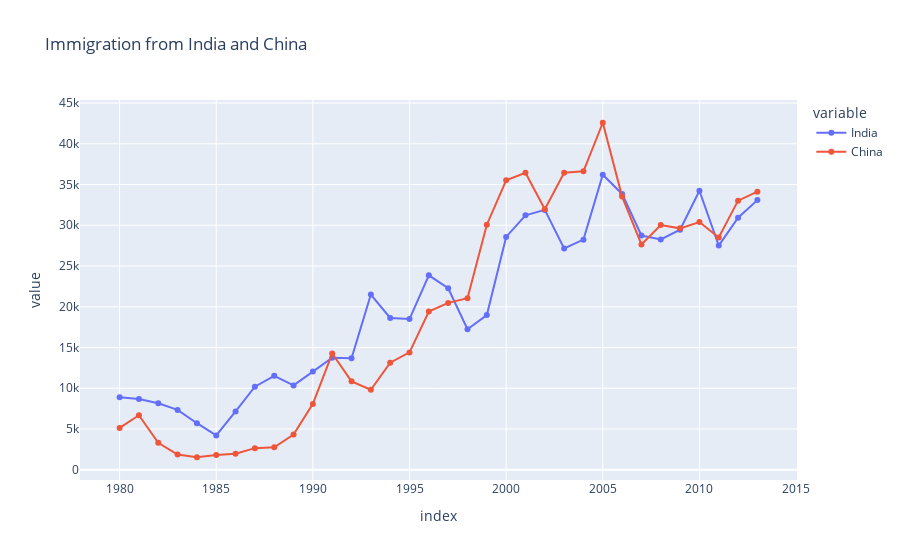

The notebook cell this image was saved under:
### Code cell
line(df , title="Immigration from India and China" ,markers='o')

### Figure 1 — Plotly figure (JSON) as saved in the notebook; plotly's stock layout.template omitted (floating-point values rounded to 4 significant figures)
{"data": [{"hovertemplate": "variable=India<br>index=%{x}<br>value=%{y}<extra></extra>", "legendgroup": "India", "line": {"color": "#636efa", "dash": "solid"}, "marker": {"symbol": "circle"}, "mode": "lines+markers", "name": "India", "orientation": "v", "showlegend": true, "type": "scatter", "x": [1980, 1981, 1982, 1983, 1984, 1985, 1986, 1987, 1988, 1989, 1990, 1991, 1992, 1993, 1994, 1995, 1996, 1997, 1998, 1999, 2000, 2001, 2002, 2003, 2004, 2005, 2006, 2007, 2008, 2009, 2010, 2011, 2012, 2013], "xaxis": "x", "y": [8880, 8670, 8147, 7338, 5704, 4211, 7150, 10189, 11522, 10343, 12041, 13734, 13673, 21496, 18620, 18489, 23859, 22268, 17241, 18974, 28572, 31223, 31889, 27155, 28235, 36210, 33848, 28742, 28261, 29456, 34235, 27509, 30933, 33087], "yaxis": "y"}, {"hovertemplate": "variable=China<br>index=%{x}<br>value=%{y}<extra></extra>", "legendgroup": "China", "line": {"color": "#EF553B", "dash": "solid"}, "marker": {"symbol": "circle"}, "mode": "lines+markers", "name": "China", "orientation": "v", "showlegend": true, "type": "scatter", "x": [1980, 1981, 1982, 1983, 1984, 1985, 1986, 1987, 1988, 1989, 1990, 1991, 1992, 1993, 1994, 1995, 1996, 1997, 1998, 1999, 2000, 2001, 2002, 2003, 2004, 2005, 2006, 2007, 2008, 2009, 2010, 2011, 2012, 2013], "xaxis": "x", "y": [5123, 6682, 3308, 1863, 1527, 1816, 1960, 2643, 2758, 4323, 8076, 14255, 10846, 9817, 13128, 14398, 19415, 20475, 21049, 30069, 35529, 36434, 31961, 36439, 36619, 42584, 33518, 27642, 30037, 29622, 30391, 28502, 33024, 34129], "yaxis": "y"}], "layout": {"legend": {"title": {"text": "variable"}, "tracegroupgap": 0}, "title": {"text": "Immigration from India and China"}, "xaxis": {"anchor": "y", "domain": [0, 1], "title": {"text": "index"}}, "yaxis": {"anchor": "x", "domain": [0, 1], "title": {"text": "value"}}}}
